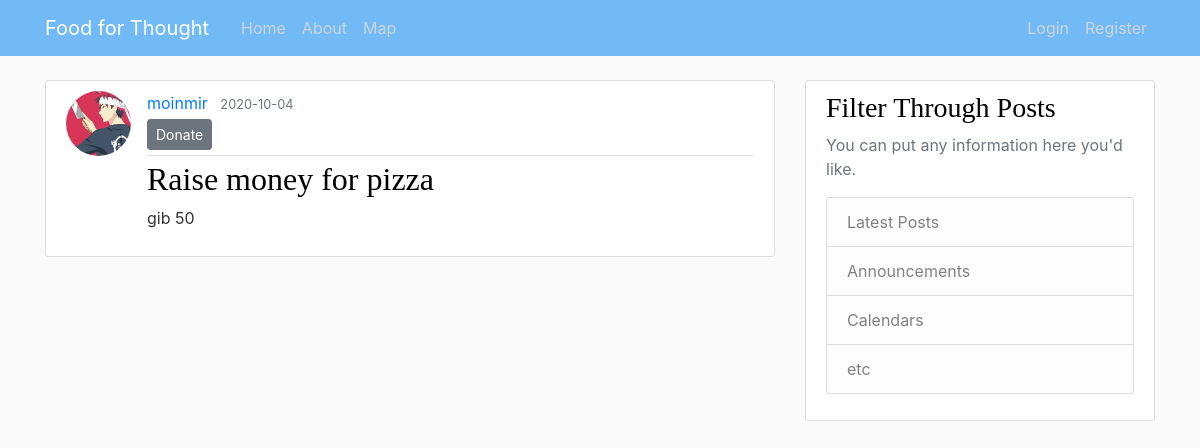
/post/1, run on an earlier commit of the app's database.
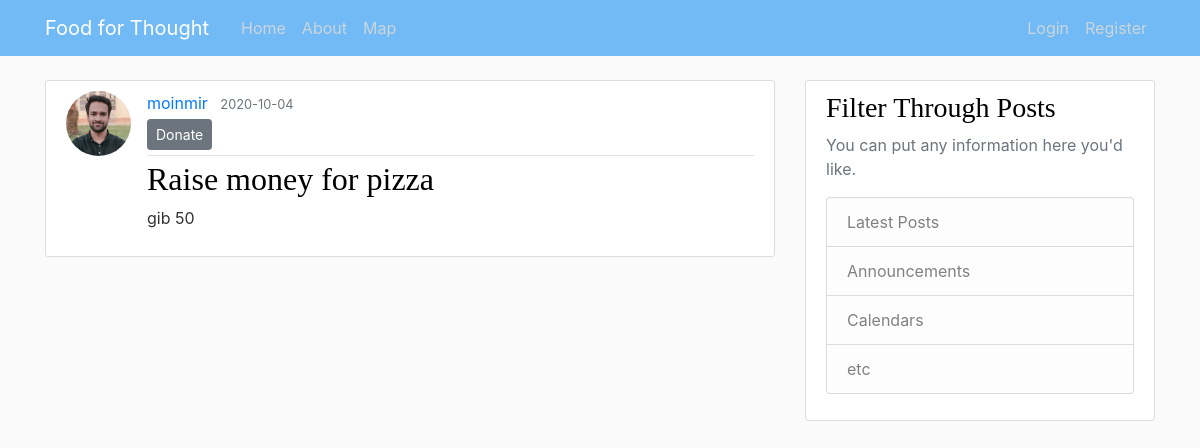
And on a later commit of the database.
### food/models.py (models this page shows, shortened)
class User(db.Model, UserMixin):
    id = db.Column(db.Integer, primary_key=True)
    username = db.Column(db.String(20), unique=True, nullable=False)
    email = db.Column(db.String(120), unique=True, nullable=False)
    image_file = db.Column(db.String(20), nullable=False, default="default.jpg")
    password = db.Column(db.String(60), nullable=False)
    orders = db.Column(db.Integer, default=0)
    posts = db.relationship("Post", backref="author", lazy=True)

class Post(db.Model):
    id = db.Column(db.Integer, primary_key=True)
    title = db.Column(db.String(100), nullable=False)
    date_posted = db.Column(db.DateTime, nullable=False, default=datetime.utcnow)
    content = db.Column(db.Text, nullable=False)
    user_id = db.Column(db.Integer, db.ForeignKey("user.id"), nullable=False)

### food/routes.py (the view)
@app.route("/post/<int:post_id>")
def post(post_id):
    post = Post.query.get_or_404(post_id)
    return render_template("post.html", title=post.title, post=post)

### food/templates/post.html (shortened to what this page needs)
{% extends "layout.html" %} {% block content %}
<article class="media content-section">
    <img class="rounded-circle article-img" src="{{ url_for('static', filename='profile_pics/' + post.author.image_file) }}">
    <div class="media-body">
        <div class="article-metadata">
            <a class="mr-2" href="{{ url_for('user_posts', username = post.author.username) }}">{{ post.author.username }}</a>
            <small class="text-muted">{{ post.date_posted.strftime('%Y-%m-%d') }}</small> {% if post.author == current_user %}
            <div>
                <a class="btn btn-secondary btn-sm mt-1 mb-1" href="{{ url_for('update_post', post_id=post.id) }}">Update</a>
                <button type="button" class="btn btn-danger btn-sm m-1" data-toggle="modal" data-target="#deleteModal">Delete</button>
                <p class="text-secondary">Raised ${{ current_user.orders }}</p>
            </div>
            {% else %}
            <div>
                <a class="btn btn-secondary btn-sm mt-1 mb-1" href="{{ url_for('donate', post_id=post.id) }}">Donate</a>
            </div>
            {% endif %}
        </div>
        <h2 class="article-title">{{ post.title }}</h2>
        <p class="article-content">{{ post.content }}</p>
    </div>
</article>
{% endblock content %}

### food/templates/layout.html (shortened to what this page needs)
<!DOCTYPE html>
<html>
<head>
    <link rel="stylesheet" href="https://stackpath.bootstrapcdn.com/bootstrap/4.3.1/css/bootstrap.min.css">
    <link rel="stylesheet" type="text/css" href="{{ url_for('static', filename ='main.css') }}">
</head>
<body>
    <header class="site-header">
        <nav class="navbar navbar-expand-md navbar-dark bg-steel fixed-top">
            <div class="container">
                <a class="navbar-brand mr-4" href="/">Food for Thought</a>
                <div class="collapse navbar-collapse" id="navbarToggle">
                    <div class="navbar-nav mr-auto">
                        <a class="nav-item nav-link" href="{{ url_for('home')}}">Home</a>
                        <a class="nav-item nav-link" href="{{ url_for('about')}}">About</a>
                        <a class="nav-item nav-link" href="{{ url_for('mapview')}}">Map</a>
                    </div>
                    <div class="navbar-nav">
                        {% if current_user.is_authenticated %}
                        <a class="nav-item nav-link" href="{{ url_for('new_post')}}">New Post</a>
                        <a class="nav-item nav-link" href="{{ url_for('account')}}">Account</a>
                        <a class="nav-item nav-link" href="{{ url_for('logout')}}">Logout</a> {% else %}
                        <a class="nav-item nav-link" href="{{ url_for('login')}}">Login</a>
                        <a class="nav-item nav-link" href="{{ url_for('register')}}">Register</a> {% endif %}
                    </div>
                </div>
            </div>
        </nav>
    </header>
    <main role="main" class="container">
        <div class="row">
            <div class="col-md-8">
                 {% block content %}{% endblock %}
            </div>
            <div class="col-md-4">
                <div class="content-section">
                    <h3>Filter Through Posts</h3>
                    <p class='text-muted'>You can put any information here you'd like.
                        <ul class="list-group">
                            <li class="list-group-item list-group-item-light">Latest Posts</li>
                            <li class="list-group-item list-group-item-light">Announcements</li>
                            <li class="list-group-item list-group-item-light">Calendars</li>
                            <li class="list-group-item list-group-item-light">etc</li>
                        </ul>
                    </p>
                </div>
            </div>
        </div>
    </main>
</body>
</html>

### food/static/main.css (style rules this page uses)
body { background: #fafafa; color: #333333; margin-top: 5rem; }
h1, h2, h3, h4, h5, h6 { font-family: Times, 'Times New Roman', serif; color: #000000; }
.bg-steel { background-color: #72baf5; }
.site-header .navbar-nav .nav-link { color: #cbd5db; }
.content-section { background: #ffffff; padding: 10px 20px; border: 1px solid #dddddd; border-radius: 3px; margin-bottom: 20px; }
.article-title { color: #000000; }
.article-content { white-space: pre-line; }
.article-img { height: 65px; width: 65px; margin-right: 16px; }
.article-metadata { padding-bottom: 1px; margin-bottom: 4px; border-bottom: 1px solid #e3e3e3 }

What changed in the data, as far as the page shows it:
changed User "moinmir": image_file: picture added in place of a placeholder
